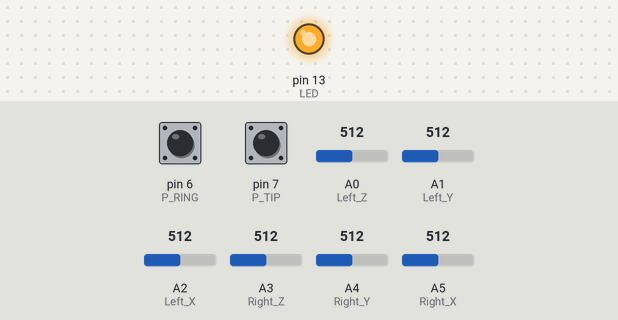
Bench run of a sketch on a simulated Arduino Uno, built with avr-gcc and run on an emulated ATmega328P. Parts: output pins drawn as LEDs (lit = HIGH). The test bench sets the inputs (shaded band); at power-on: A0 (Left_Z) = 512, pin 6 (P_RING) HIGH, pin 7 (P_TIP) HIGH, A1 (Left_Y) = 512, A2 (Left_X) = 512, A3 (Right_Z) = 512, A4 (Right_Y) = 512, A5 (Right_X) = 512. What the sketch prints to the serial monitor is not drawn.

Above: at 1.2 s.
1.3 s: A0 (Left_Z) set to 107
2.8 s: A0 (Left_Z) set to 95
Timing chart, 0 to 5.8 s (numbered marks = the images above; inputs shaded):
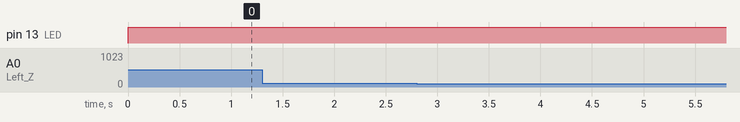

Measured:
- after the input at 1.3 s, every drawn part: stays the same
- after the input at 2.8 s, every drawn part: stays the same

The sketch:

Edt-Trak_Sensor2Serial.ino
```cpp
// Define analog pins + UTP colors + GameTrak internal wire colors
#define Left_X A2 // Blue / - yellow left
#define Left_Y A1 // Orange / - orange left
#define Left_Z A0 // Green / - red left

#define Right_X A5 // Brown / - yellow right
#define Right_Y A4 // Orange - orange right
#define Right_Z A3 // Green - red right

#define P_GND 5
#define P_RING 6
#define P_TIP 7

// Feedback LED
#define LED 13

// Define value variables initial values
int Left_X_Val = 0;
int Left_Y_Val = 0;
int Left_Z_Val = 0;

int Right_X_Val = 0;
int Right_Y_Val = 0;
int Right_Z_Val = 0;

int p_ring;
int p_tip;
int button_pressed = 0;

long last_read = 0;
int repeat_time = 300;

// Minimal value for Z axis, otherwise send 0's or no values at all (if GameTrak is in resting position, don't send anything)
int gate = 100;
bool active = false;

// Values are divided with a -, instead of println's we give an endpoint :
String divider = "-";
String endPoint = ":";

// Identifiers
String trak_id = "T";
String pedal_id = "P";

// Start serial as fast as we can
void setup() {
  Serial.begin(1000000);
  pinMode(LED, OUTPUT);
  // Set PULLUP resistors on ring and tip
  pinMode(P_RING, INPUT_PULLUP);
  pinMode(P_TIP, INPUT_PULLUP);
  // Set to GND
  pinMode(P_GND, OUTPUT);
  digitalWrite(P_GND, LOW);
}

void loop() {
  // Pedal!
  // Only if a button was not pressed yet, we want to check and maybe send
  if(button_pressed == 0) {
    p_ring = digitalRead(P_RING);
    p_tip = digitalRead(P_TIP);
    if(p_ring == LOW || p_tip == LOW) {
      // Remember the time...
      last_read = millis();
      // Check which button was pressed
      if(p_tip == LOW) {
        button_pressed = 1;
      }
      if(p_ring == LOW) {
        button_pressed = 2;
      }
      if(p_ring == LOW && p_tip == LOW) {
        button_pressed = 3;
      }
      Serial.print(pedal_id + divider + button_pressed + endPoint);
    }
  } else {
    // If enough time has passed, we reset button_pressed to 0 so we can start read again
    if((last_read + repeat_time) < millis()) {
      button_pressed = 0;
    }
  }

  // Trak!
  // Read the values of each pin
  Left_X_Val = analogRead(Left_X);
  Left_Y_Val = 1023 - analogRead(Left_Y);
  Left_Z_Val = analogRead(Left_Z);
  Right_X_Val = analogRead(Right_X);
  Right_Y_Val = analogRead(Right_Y);
  Right_Z_Val = analogRead(Right_Z);
  // Only send when one of the X values is higher than 100
  if(Left_Z_Val > gate || Right_Z_Val > gate) {
    active = true;
    // LED feedback
    digitalWrite(LED, HIGH);
    // When below gate, set to 0
    if(Left_Z_Val <= gate) {
      Left_X_Val = 0;
      Left_Y_Val = 0;
      Left_Z_Val = 0;
    }
    // When below 100, set to 0
    if(Right_Z_Val <= gate) {
      Right_X_Val = 0;
      Right_Y_Val = 0;
      Right_Z_Val = 0;
    }
    // Print to a line seperated by divider
    Serial.print(
      trak_id +
      divider +
      Left_X_Val +
      divider +
      Left_Y_Val +
      divider +
      Left_Z_Val +
      divider +
      Right_X_Val +
      divider +
      Right_Y_Val +
      divider +
      Right_Z_Val +
      endPoint
    );
  } else {
    if(active) {
      // Send a last 0 0 0 0 0 0 message
      Serial.print(trak_id + divider + 0 + divider + 0 + divider + 0 + divider + 0 + divider + 0 + divider + 0 + endPoint);
      active = false;
    }
    // Not sending, LED to LOW
    digitalWrite(LED, LOW);
  }
}
```
